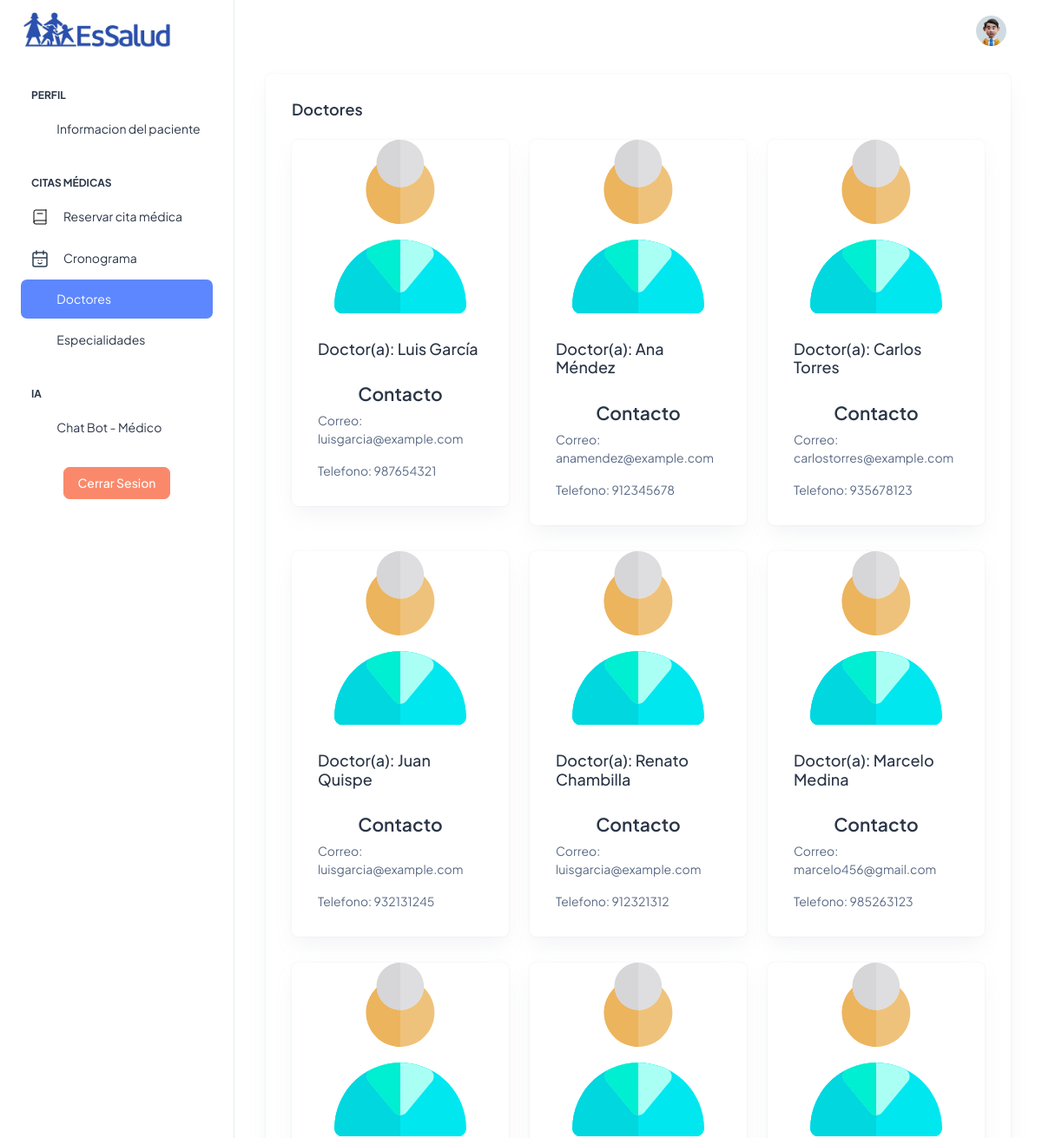
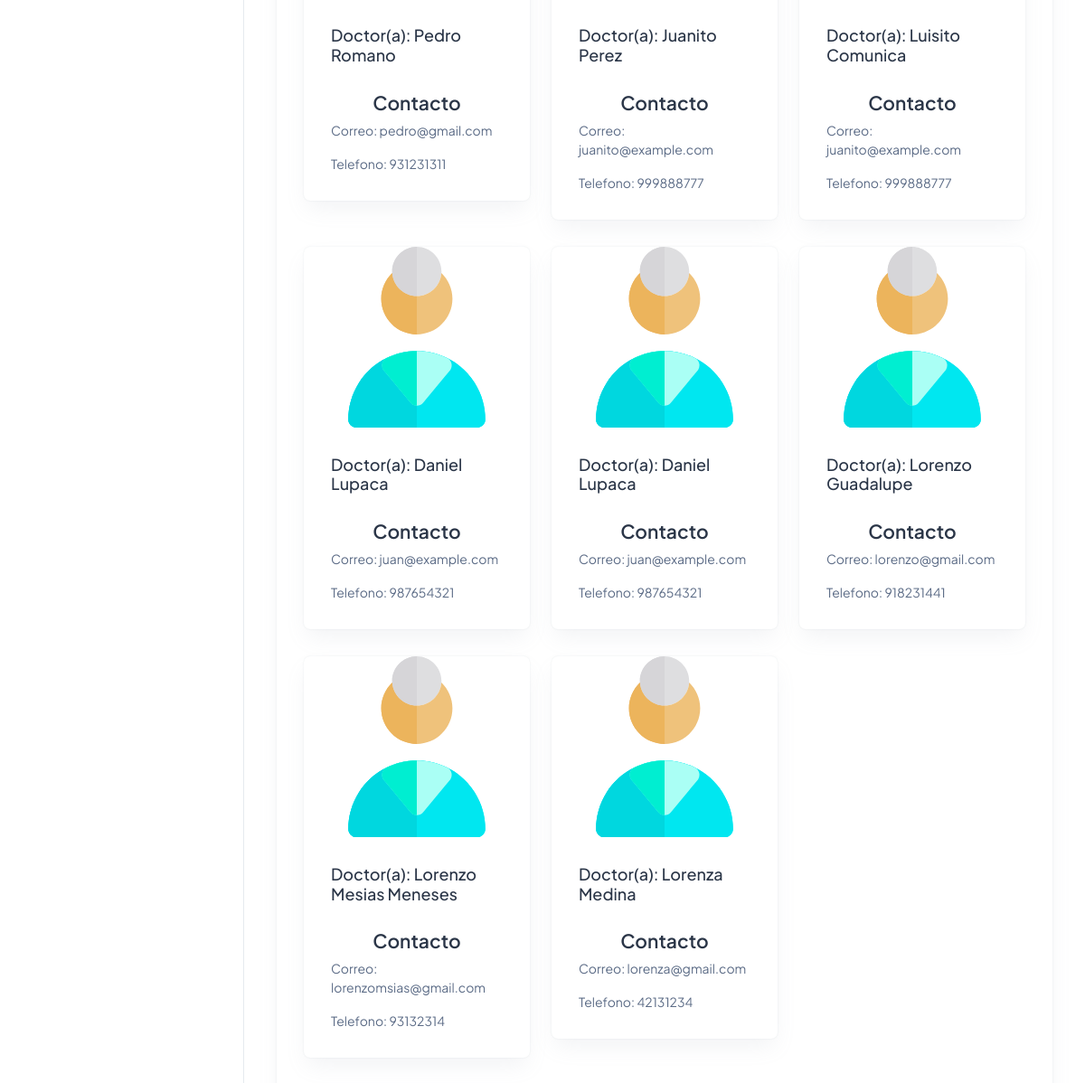
Screenshot of /citasmedicas/Views/Paciente/doctorpaciente.php (signed in) with the database file from the repository (2 pictures, top to bottom).
### tables this page shows
CREATE TABLE IF NOT EXISTS `medicos` (
  `ID` int(11) NOT NULL AUTO_INCREMENT,
  `Nombres` varchar(255) NOT NULL,
  `Apellidos` varchar(255) NOT NULL,
  `DNI` varchar(15) NOT NULL,
  `Direccion` varchar(500) DEFAULT NULL,
  `Correo` varchar(255) DEFAULT NULL,
  `Telefono` varchar(15) DEFAULT NULL,
  `Sexo` char(1) DEFAULT NULL,
  `NumColegiatura` varchar(255) DEFAULT NULL,
  `FechaNacimiento` date DEFAULT NULL,
  `Activo` tinyint(1) NOT NULL DEFAULT 1,
  PRIMARY KEY (`ID`)
);

### citasmedicas/conexion.php (called while the page is built, shortened)
<?php
function conectarse() {
    $link = new mysqli("localhost", "root", "", "essaludbd1");
    return $link;
}
?>

### citasmedicas/Model/MedicoModel.php (called while the page is built, shortened)
<?php
include_once __DIR__ . '/../conexion.php';
class MedicoModel {
    private $conn;
    private $table_name = "medicos";
    public function __construct() {
        $this->conn = conectarse();
    }
    public function listarDoctores() {
        $query = "SELECT ID, Nombres, Apellidos, DNI, Direccion, Correo, Telefono, Sexo, NumColegiatura, FechaNacimiento, Activo
                  FROM $this->table_name";
        $result = $this->conn->query($query);
        if ($result) {
            return $result;
        } else {
            return null;
        }
    }
}
?>

### citasmedicas/Views/Paciente/doctorpaciente.php (the view, shortened to what this page needs)
<?php
  include_once '../../conexion.php';
  include_once '../../Model/MedicoModel.php';
  $medicoModel = new MedicoModel();
  $medicos = $medicoModel->listarDoctores();
?>
<!DOCTYPE html>
<html lang="en">
<head>
  <link rel="stylesheet" href="../../assets/css/styles.min.css" />
</head>
<body>
  <div class="page-wrapper" id="main-wrapper" data-layout="vertical" data-navbarbg="skin6" data-sidebartype="full"
    data-sidebar-position="fixed" data-header-position="fixed">
    <aside class="left-sidebar">
      <div>
        <div class="brand-logo d-flex align-items-center justify-content-between">
          <a href="indexPaciente.php" class="text-nowrap logo-img">
            <img src="../../assets/images/logos/essalud_logo.jpg" width="180" alt="" />
          </a>
        </div>
        <nav class="sidebar-nav scroll-sidebar" data-simplebar="">
          <ul id="sidebarnav">
            <li class="nav-small-cap">
              <span class="hide-menu">Perfil</span>
            </li>
            <li class="sidebar-item">
              <a class="sidebar-link" href="indexPaciente.php" aria-expanded="false">
                <span>
                  <i class="ti ti-article"></i>
                </span>
                <span class="hide-menu">Informacion del paciente</span>
              </a>
            </li>
            <li class="nav-small-cap">
              <span class="hide-menu">Citas Médicas</span>
            </li>
            <li class="sidebar-item">
              <a class="sidebar-link" href="agendarCita.php" aria-expanded="false">
                <span>
                </span>
                <span class="hide-menu">Reservar cita médica</span>
              </a>
            </li>
            <li class="sidebar-item">
              <a class="sidebar-link" href="cronogramaPaciente.php" aria-expanded="false">
                <span>
                  <i></i>
                </span>
                <span class="hide-menu">Cronograma</span>
              </a>
            </li>
            <li class="sidebar-item">
              <a class="sidebar-link" href="doctorpaciente.php" aria-expanded="false">
                <span>
                  <i class="ti ti-cards"></i>
                </span>
                <span class="hide-menu">Doctores</span>
              </a>
            </li>
            <li class="sidebar-item">
              <a class="sidebar-link" href="especialidadpaciente.php" aria-expanded="false">
                <span>
                  <i class="ti ti-file-description"></i>
                </span>
                <span class="hide-menu">Especialidades</span>
              </a>
            </li>
            <li class="nav-small-cap">
              <span class="hide-menu">IA</span>
            </li>
            <li class="sidebar-item">
              <a class="sidebar-link" href="chatbot.php" aria-expanded="false">
                <span>
                  <i class="ti ti-login"></i>
                </span>
                <span class="hide-menu">Chat Bot - Médico</span>
              </a>
            </li>
            <br/>
            <center>
            <li class="sidebar-item">
              <a class="btn btn-danger" href="../../index.php" aria-expanded="false">
                <span class="hide-menu">Cerrar Sesion</span>
              </a>
            </li>
            </center>
          </ul>
        </nav>
      </div>
    </aside>
    <div class="body-wrapper">
      <header class="app-header">
        <nav class="navbar navbar-expand-lg navbar-light">
          <div class="navbar-collapse justify-content-end px-0" id="navbarNav">
            <ul class="navbar-nav flex-row ms-auto align-items-center justify-content-end">
              <li class="nav-item dropdown">
                <a class="nav-link nav-icon-hover" href="javascript:void(0)" id="drop2" data-bs-toggle="dropdown"
                  aria-expanded="false">
                  <img src="../../assets/images/profile/user-1.jpg" alt="" width="35" height="35" class="rounded-circle">
                </a>
              </li>
            </ul>
          </div>
        </nav>
      </header>
      <div class="container-fluid">
        <div class="container-fluid">
          <div class="card">
            <div class="card-body">
            <h5 class="card-title fw-semibold mb-4">Doctores</h5>
              <div class="row">
              <?php foreach ($medicos as $medico): ?>
                <div class="col-md-4">
                  <div class="card">
                    <center>
                    <img src="../../assets/images/doctores/doctor.svg" class="card-img-top" alt="..." style="width: 200px; height:200px">
                    </center>
                    <div class="card-body">
                      <h5 class="card-title">Doctor(a): <?php echo $medico['Nombres'];?> <?php echo $medico['Apellidos'];?></h5><br/>
                      <center><h4 class="form-label text-center">Contacto</h4></center>
                      <p class="card-text">Correo: <?php echo $medico['Correo'];?></p>
                      <p class="card-text">Telefono: <?php echo $medico['Telefono'];?></p>
                    </div>
                  </div>
                </div>
                <?php endforeach; ?>
              </div>
            </div>
          </div>
        </div>
      </div>
    </div>
  </div>
</body>
</html>

### rows the page displays
medicos: Nombres "Luis", Apellidos "García", Correo "luisgarcia@example.com", Telefono "987654321"
medicos: Nombres "Ana", Apellidos "Méndez", Correo "anamendez@example.com", Telefono "912345678"
medicos: Nombres "Carlos", Apellidos "Torres", Correo "carlostorres@example.com", Telefono "935678123"
medicos: Nombres "Juan", Apellidos "Quispe", Correo "luisgarcia@example.com", Telefono "932131245"
medicos: Nombres "Renato", Apellidos "Chambilla", Correo "luisgarcia@example.com", Telefono "912321312"
medicos: Nombres "Marcelo", Apellidos "Medina", Correo "marcelo456@gmail.com", Telefono "985263123"
medicos: Nombres "Pedro", Apellidos "Romano", Correo "pedro@gmail.com", Telefono "931231311"
medicos: Nombres "Juanito", Apellidos "Perez", Correo "juanito@example.com", Telefono "999888777"
medicos: Nombres "Luisito", Apellidos "Comunica", Correo "juanito@example.com", Telefono "999888777"
medicos: Nombres "Daniel", Apellidos "Lupaca", Correo "juan@example.com", Telefono "987654321"
medicos: Nombres "Daniel", Apellidos "Lupaca", Correo "juan@example.com", Telefono "987654321"
medicos: Nombres "Lorenzo", Apellidos "Guadalupe", Correo "lorenzo@gmail.com", Telefono "918231441"
medicos: Nombres "Lorenzo Mesias", Apellidos "Meneses", Correo "lorenzomsias@gmail.com", Telefono "93132314"
medicos: Nombres "Lorenza", Apellidos "Medina", Correo "lorenza@gmail.com", Telefono "42131234"
